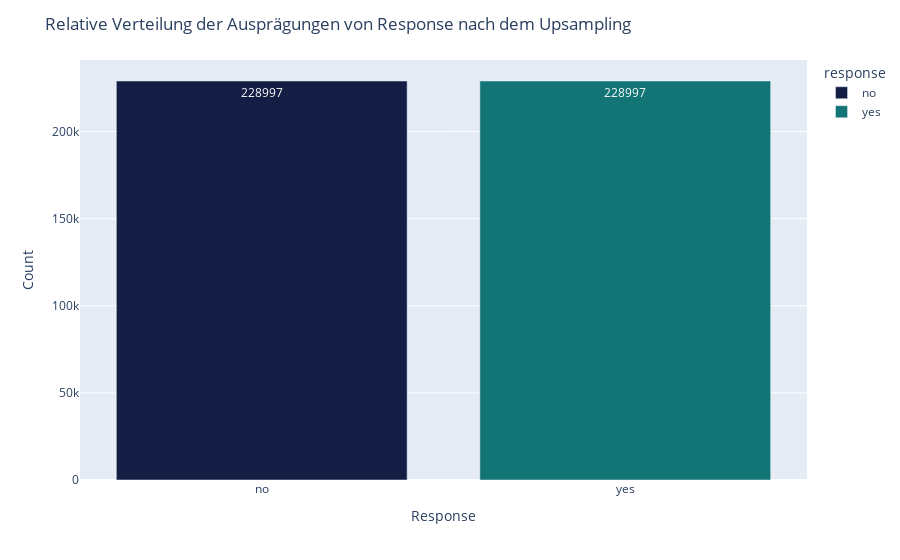

Write notebook code for a chart like this one.
### Code cell
df_upsampled_response = upsampled.groupby(['response']).size().reset_index()
fig = px.bar(df_upsampled_response, x='response', y=upsampled['response'].value_counts(normalize=False), color='response',
                                    text=upsampled['response'].value_counts(normalize=False),
                                    color_discrete_map={
                                        'yes': 'rgb(18,116,117)',
                                        'no': 'rgb(20,29,67)'
                                    })

fig.update_layout(title='Relative Verteilung der Ausprägungen von Response nach dem Upsampling',
                 xaxis_title='Response',
                 yaxis_title='Count')
fig.show()

### Figure 1 — Plotly figure (JSON) as saved in the notebook; plotly's stock layout.template omitted (floating-point values rounded to 4 significant figures)
{"data": [{"alignmentgroup": "True", "hovertemplate": "response=%{x}<br>y=%{y}<br>text=%{text}<extra></extra>", "legendgroup": "no", "marker": {"color": "rgb(20,29,67)", "pattern": {"shape": ""}}, "name": "no", "offsetgroup": "no", "orientation": "v", "showlegend": true, "text": [228997], "textposition": "auto", "type": "bar", "x": ["no"], "xaxis": "x", "y": [228997], "yaxis": "y"}, {"alignmentgroup": "True", "hovertemplate": "response=%{x}<br>y=%{y}<br>text=%{text}<extra></extra>", "legendgroup": "yes", "marker": {"color": "rgb(18,116,117)", "pattern": {"shape": ""}}, "name": "yes", "offsetgroup": "yes", "orientation": "v", "showlegend": true, "text": [228997], "textposition": "auto", "type": "bar", "x": ["yes"], "xaxis": "x", "y": [228997], "yaxis": "y"}], "layout": {"barmode": "relative", "legend": {"title": {"text": "response"}, "tracegroupgap": 0}, "margin": {"t": 60}, "title": {"text": "Relative Verteilung der Ausprägungen von Response nach dem Upsampling"}, "xaxis": {"anchor": "y", "categoryarray": ["no", "yes"], "categoryorder": "array", "domain": [0, 1], "title": {"text": "Response"}}, "yaxis": {"anchor": "x", "domain": [0, 1], "title": {"text": "Count"}}}}
